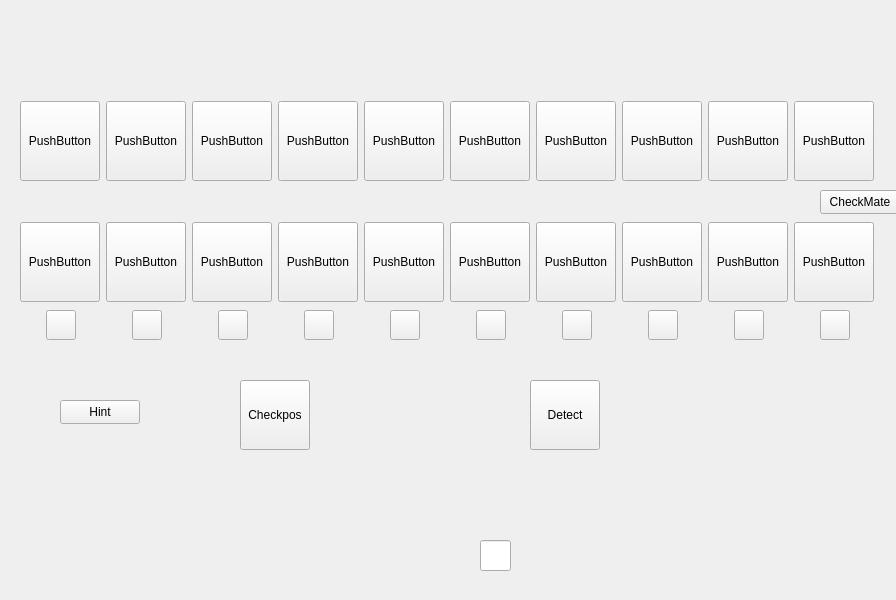
<?xml version="1.0" encoding="UTF-8"?>
<ui version="4.0">
 <class>Widget</class>
 <widget class="QWidget" name="Widget">
  <property name="geometry">
   <rect>
    <x>0</x>
    <y>0</y>
    <width>896</width>
    <height>600</height>
   </rect>
  </property>
  <property name="windowTitle">
   <string>Widget</string>
  </property>
  <widget class="QPushButton" name="CheckMate">
   <property name="geometry">
    <rect>
     <x>820</x>
     <y>190</y>
     <width>80</width>
     <height>24</height>
    </rect>
   </property>
   <property name="text">
    <string>CheckMate</string>
   </property>
  </widget>
  <widget class="QWidget" name="layoutWidget">
   <property name="geometry">
    <rect>
     <x>20</x>
     <y>100</y>
     <width>856</width>
     <height>82</height>
    </rect>
   </property>
   <layout class="QHBoxLayout" name="horizontalLayout_3">
    <item>
     <widget class="QPushButton" name="Location0">
      <property name="minimumSize">
       <size>
        <width>80</width>
        <height>80</height>
       </size>
      </property>
      <property name="maximumSize">
       <size>
        <width>80</width>
        <height>80</height>
       </size>
      </property>
      <property name="text">
       <string>PushButton</string>
      </property>
      <property name="iconSize">
       <size>
        <width>40</width>
        <height>40</height>
       </size>
      </property>
     </widget>
    </item>
    <item>
     <widget class="QPushButton" name="Location1">
      <property name="minimumSize">
       <size>
        <width>80</width>
        <height>80</height>
       </size>
      </property>
      <property name="maximumSize">
       <size>
        <width>80</width>
        <height>80</height>
       </size>
      </property>
      <property name="text">
       <string>PushButton</string>
      </property>
      <property name="iconSize">
       <size>
        <width>40</width>
        <height>40</height>
       </size>
      </property>
     </widget>
    </item>
    <item>
     <widget class="QPushButton" name="Location2">
      <property name="minimumSize">
       <size>
        <width>80</width>
        <height>80</height>
       </size>
      </property>
      <property name="maximumSize">
       <size>
        <width>80</width>
        <height>80</height>
       </size>
      </property>
      <property name="text">
       <string>PushButton</string>
      </property>
      <property name="iconSize">
       <size>
        <width>40</width>
        <height>40</height>
       </size>
      </property>
     </widget>
    </item>
    <item>
     <widget class="QPushButton" name="Location3">
      <property name="minimumSize">
       <size>
        <width>80</width>
        <height>80</height>
       </size>
      </property>
      <property name="maximumSize">
       <size>
        <width>80</width>
        <height>80</height>
       </size>
      </property>
      <property name="text">
       <string>PushButton</string>
      </property>
      <property name="iconSize">
       <size>
        <width>40</width>
        <height>40</height>
       </size>
      </property>
     </widget>
    </item>
    <item>
     <widget class="QPushButton" name="Location4">
      <property name="minimumSize">
       <size>
        <width>80</width>
        <height>80</height>
       </size>
      </property>
      <property name="maximumSize">
       <size>
        <width>80</width>
        <height>80</height>
       </size>
      </property>
      <property name="text">
       <string>PushButton</string>
      </property>
      <property name="iconSize">
       <size>
        <width>40</width>
        <height>40</height>
       </size>
      </property>
     </widget>
    </item>
    <item>
     <widget class="QPushButton" name="Location5">
      <property name="minimumSize">
       <size>
        <width>80</width>
        <height>80</height>
       </size>
      </property>
      <property name="maximumSize">
       <size>
        <width>80</width>
        <height>80</height>
       </size>
      </property>
      <property name="text">
       <string>PushButton</string>
      </property>
      <property name="iconSize">
       <size>
        <width>40</width>
        <height>40</height>
       </size>
      </property>
     </widget>
    </item>
    <item>
     <widget class="QPushButton" name="Location6">
      <property name="minimumSize">
       <size>
        <width>80</width>
        <height>80</height>
       </size>
      </property>
      <property name="maximumSize">
       <size>
        <width>80</width>
        <height>80</height>
       </size>
      </property>
      <property name="text">
       <string>PushButton</string>
      </property>
      <property name="iconSize">
       <size>
        <width>40</width>
        <height>40</height>
       </size>
      </property>
     </widget>
    </item>
    <item>
     <widget class="QPushButton" name="Location7">
      <property name="minimumSize">
       <size>
        <width>80</width>
        <height>80</height>
       </size>
      </property>
      <property name="maximumSize">
       <size>
        <width>80</width>
        <height>80</height>
       </size>
      </property>
      <property name="text">
       <string>PushButton</string>
      </property>
      <property name="iconSize">
       <size>
        <width>40</width>
        <height>40</height>
       </size>
      </property>
     </widget>
    </item>
    <item>
     <widget class="QPushButton" name="Location8">
      <property name="minimumSize">
       <size>
        <width>80</width>
        <height>80</height>
       </size>
      </property>
      <property name="maximumSize">
       <size>
        <width>80</width>
        <height>80</height>
       </size>
      </property>
      <property name="text">
       <string>PushButton</string>
      </property>
      <property name="iconSize">
       <size>
        <width>40</width>
        <height>40</height>
       </size>
      </property>
     </widget>
    </item>
    <item>
     <widget class="QPushButton" name="Location9">
      <property name="minimumSize">
       <size>
        <width>80</width>
        <height>80</height>
       </size>
      </property>
      <property name="maximumSize">
       <size>
        <width>80</width>
        <height>80</height>
       </size>
      </property>
      <property name="text">
       <string>PushButton</string>
      </property>
      <property name="iconSize">
       <size>
        <width>40</width>
        <height>40</height>
       </size>
      </property>
     </widget>
    </item>
   </layout>
  </widget>
  <widget class="QPushButton" name="Checkpos">
   <property name="geometry">
    <rect>
     <x>240</x>
     <y>380</y>
     <width>70</width>
     <height>70</height>
    </rect>
   </property>
   <property name="text">
    <string>Checkpos</string>
   </property>
  </widget>
  <widget class="QPushButton" name="Detect">
   <property name="geometry">
    <rect>
     <x>530</x>
     <y>380</y>
     <width>70</width>
     <height>70</height>
    </rect>
   </property>
   <property name="text">
    <string>Detect</string>
   </property>
  </widget>
  <widget class="QPushButton" name="Hint">
   <property name="geometry">
    <rect>
     <x>60</x>
     <y>400</y>
     <width>80</width>
     <height>24</height>
    </rect>
   </property>
   <property name="text">
    <string>Hint</string>
   </property>
  </widget>
  <widget class="QLabel" name="label">
   <property name="geometry">
    <rect>
     <x>340</x>
     <y>360</y>
     <width>161</width>
     <height>201</height>
    </rect>
   </property>
   <property name="styleSheet">
    <string notr="true">image: url(:/Nahida3.jpg);
image: url(:/photo/Nahida3.jpg);</string>
   </property>
   <property name="text">
    <string/>
   </property>
  </widget>
  <widget class="QLineEdit" name="HP">
   <property name="geometry">
    <rect>
     <x>480</x>
     <y>540</y>
     <width>31</width>
     <height>31</height>
    </rect>
   </property>
  </widget>
  <widget class="QLabel" name="Background">
   <property name="geometry">
    <rect>
     <x>-7</x>
     <y>-5</y>
     <width>911</width>
     <height>611</height>
    </rect>
   </property>
   <property name="styleSheet">
    <string notr="true">border-image: url(:/photo/Castle1.png);</string>
   </property>
   <property name="text">
    <string/>
   </property>
  </widget>
  <widget class="QWidget" name="verticalLayoutWidget">
   <property name="geometry">
    <rect>
     <x>20</x>
     <y>220</y>
     <width>861</width>
     <height>122</height>
    </rect>
   </property>
   <layout class="QVBoxLayout" name="verticalLayout">
    <item>
     <layout class="QHBoxLayout" name="horizontalLayout">
      <item>
       <widget class="QPushButton" name="Minion0">
        <property name="minimumSize">
         <size>
          <width>80</width>
          <height>80</height>
         </size>
        </property>
        <property name="maximumSize">
         <size>
          <width>80</width>
          <height>80</height>
         </size>
        </property>
        <property name="text">
         <string>PushButton</string>
        </property>
        <property name="iconSize">
         <size>
          <width>40</width>
          <height>40</height>
         </size>
        </property>
       </widget>
      </item>
      <item>
       <widget class="QPushButton" name="Minion1">
        <property name="minimumSize">
         <size>
          <width>80</width>
          <height>80</height>
         </size>
        </property>
        <property name="maximumSize">
         <size>
          <width>80</width>
          <height>80</height>
         </size>
        </property>
        <property name="text">
         <string>PushButton</string>
        </property>
        <property name="iconSize">
         <size>
          <width>40</width>
          <height>40</height>
         </size>
        </property>
       </widget>
      </item>
      <item>
       <widget class="QPushButton" name="Minion2">
        <property name="minimumSize">
         <size>
          <width>80</width>
          <height>80</height>
         </size>
        </property>
        <property name="maximumSize">
         <size>
          <width>80</width>
          <height>80</height>
         </size>
        </property>
        <property name="text">
         <string>PushButton</string>
        </property>
        <property name="iconSize">
         <size>
          <width>40</width>
          <height>40</height>
         </size>
        </property>
       </widget>
      </item>
      <item>
       <widget class="QPushButton" name="Minion3">
        <property name="minimumSize">
         <size>
          <width>80</width>
          <height>80</height>
         </size>
        </property>
        <property name="maximumSize">
         <size>
          <width>80</width>
          <height>80</height>
         </size>
        </property>
        <property name="styleSheet">
         <string notr="true"/>
        </property>
        <property name="text">
         <string>PushButton</string>
        </property>
        <property name="iconSize">
         <size>
          <width>40</width>
          <height>40</height>
         </size>
        </property>
       </widget>
      </item>
      <item>
       <widget class="QPushButton" name="Minion4">
        <property name="minimumSize">
         <size>
          <width>80</width>
          <height>80</height>
         </size>
        </property>
        <property name="maximumSize">
         <size>
          <width>80</width>
          <height>80</height>
         </size>
        </property>
        <property name="styleSheet">
         <string notr="true"/>
        </property>
        <property name="text">
         <string>PushButton</string>
        </property>
        <property name="iconSize">
         <size>
          <width>40</width>
          <height>40</height>
         </size>
        </property>
       </widget>
      </item>
      <item>
       <widget class="QPushButton" name="Minion5">
        <property name="minimumSize">
         <size>
          <width>80</width>
          <height>80</height>
         </size>
        </property>
        <property name="maximumSize">
         <size>
          <width>80</width>
          <height>80</height>
         </size>
        </property>
        <property name="text">
         <string>PushButton</string>
        </property>
        <property name="iconSize">
         <size>
          <width>40</width>
          <height>40</height>
         </size>
        </property>
       </widget>
      </item>
      <item>
       <widget class="QPushButton" name="Minion6">
        <property name="minimumSize">
         <size>
          <width>80</width>
          <height>80</height>
         </size>
        </property>
        <property name="maximumSize">
         <size>
          <width>80</width>
          <height>80</height>
         </size>
        </property>
        <property name="text">
         <string>PushButton</string>
        </property>
        <property name="iconSize">
         <size>
          <width>40</width>
          <height>40</height>
         </size>
        </property>
       </widget>
      </item>
      <item>
       <widget class="QPushButton" name="Minion7">
        <property name="minimumSize">
         <size>
          <width>80</width>
          <height>80</height>
         </size>
        </property>
        <property name="maximumSize">
         <size>
          <width>80</width>
          <height>80</height>
         </size>
        </property>
        <property name="text">
         <string>PushButton</string>
        </property>
        <property name="iconSize">
         <size>
          <width>40</width>
          <height>40</height>
         </size>
        </property>
       </widget>
      </item>
      <item>
       <widget class="QPushButton" name="Minion8">
        <property name="minimumSize">
         <size>
          <width>80</width>
          <height>80</height>
         </size>
        </property>
        <property name="maximumSize">
         <size>
          <width>80</width>
          <height>80</height>
         </size>
        </property>
        <property name="text">
         <string>PushButton</string>
        </property>
        <property name="iconSize">
         <size>
          <width>40</width>
          <height>40</height>
         </size>
        </property>
       </widget>
      </item>
      <item>
       <widget class="QPushButton" name="Minion9">
        <property name="minimumSize">
         <size>
          <width>80</width>
          <height>80</height>
         </size>
        </property>
        <property name="maximumSize">
         <size>
          <width>80</width>
          <height>80</height>
         </size>
        </property>
        <property name="text">
         <string>PushButton</string>
        </property>
        <property name="iconSize">
         <size>
          <width>40</width>
          <height>40</height>
         </size>
        </property>
       </widget>
      </item>
     </layout>
    </item>
    <item>
     <layout class="QHBoxLayout" name="horizontalLayout_2">
      <property name="spacing">
       <number>30</number>
      </property>
      <property name="sizeConstraint">
       <enum>QLayout::SetFixedSize</enum>
      </property>
      <item>
       <widget class="QPushButton" name="Mark0">
        <property name="sizePolicy">
         <sizepolicy hsizetype="Fixed" vsizetype="Fixed">
          <horstretch>0</horstretch>
          <verstretch>0</verstretch>
         </sizepolicy>
        </property>
        <property name="minimumSize">
         <size>
          <width>30</width>
          <height>30</height>
         </size>
        </property>
        <property name="maximumSize">
         <size>
          <width>30</width>
          <height>30</height>
         </size>
        </property>
        <property name="text">
         <string/>
        </property>
        <property name="iconSize">
         <size>
          <width>25</width>
          <height>25</height>
         </size>
        </property>
       </widget>
      </item>
      <item>
       <widget class="QPushButton" name="Mark1">
        <property name="minimumSize">
         <size>
          <width>30</width>
          <height>30</height>
         </size>
        </property>
        <property name="maximumSize">
         <size>
          <width>30</width>
          <height>30</height>
         </size>
        </property>
        <property name="text">
         <string/>
        </property>
        <property name="iconSize">
         <size>
          <width>25</width>
          <height>25</height>
         </size>
        </property>
       </widget>
      </item>
      <item>
       <widget class="QPushButton" name="Mark2">
        <property name="minimumSize">
         <size>
          <width>30</width>
          <height>30</height>
         </size>
        </property>
        <property name="maximumSize">
         <size>
          <width>30</width>
          <height>30</height>
         </size>
        </property>
        <property name="text">
         <string/>
        </property>
        <property name="iconSize">
         <size>
          <width>25</width>
          <height>25</height>
         </size>
        </property>
       </widget>
      </item>
      <item>
       <widget class="QPushButton" name="Mark3">
        <property name="minimumSize">
         <size>
          <width>30</width>
          <height>30</height>
         </size>
        </property>
        <property name="maximumSize">
         <size>
          <width>30</width>
          <height>30</height>
         </size>
        </property>
        <property name="text">
         <string/>
        </property>
        <property name="iconSize">
         <size>
          <width>25</width>
          <height>25</height>
         </size>
        </property>
       </widget>
      </item>
      <item>
       <widget class="QPushButton" name="Mark4">
        <property name="minimumSize">
         <size>
          <width>30</width>
          <height>30</height>
         </size>
        </property>
        <property name="maximumSize">
         <size>
          <width>30</width>
          <height>30</height>
         </size>
        </property>
        <property name="text">
         <string/>
        </property>
        <property name="iconSize">
         <size>
          <width>25</width>
          <height>25</height>
         </size>
        </property>
       </widget>
      </item>
      <item>
       <widget class="QPushButton" name="Mark5">
        <property name="minimumSize">
         <size>
          <width>30</width>
          <height>30</height>
         </size>
        </property>
        <property name="maximumSize">
         <size>
          <width>30</width>
          <height>30</height>
         </size>
        </property>
        <property name="text">
         <string/>
        </property>
        <property name="iconSize">
         <size>
          <width>25</width>
          <height>25</height>
         </size>
        </property>
       </widget>
      </item>
      <item>
       <widget class="QPushButton" name="Mark6">
        <property name="minimumSize">
         <size>
          <width>30</width>
          <height>30</height>
         </size>
        </property>
        <property name="maximumSize">
         <size>
          <width>30</width>
          <height>30</height>
         </size>
        </property>
        <property name="text">
         <string/>
        </property>
        <property name="iconSize">
         <size>
          <width>25</width>
          <height>25</height>
         </size>
        </property>
       </widget>
      </item>
      <item>
       <widget class="QPushButton" name="Mark7">
        <property name="minimumSize">
         <size>
          <width>30</width>
          <height>30</height>
         </size>
        </property>
        <property name="maximumSize">
         <size>
          <width>30</width>
          <height>30</height>
         </size>
        </property>
        <property name="text">
         <string/>
        </property>
        <property name="iconSize">
         <size>
          <width>25</width>
          <height>25</height>
         </size>
        </property>
       </widget>
      </item>
      <item>
       <widget class="QPushButton" name="Mark8">
        <property name="minimumSize">
         <size>
          <width>30</width>
          <height>30</height>
         </size>
        </property>
        <property name="maximumSize">
         <size>
          <width>30</width>
          <height>30</height>
         </size>
        </property>
        <property name="text">
         <string/>
        </property>
        <property name="iconSize">
         <size>
          <width>25</width>
          <height>25</height>
         </size>
        </property>
       </widget>
      </item>
      <item>
       <widget class="QPushButton" name="Mark9">
        <property name="minimumSize">
         <size>
          <width>30</width>
          <height>30</height>
         </size>
        </property>
        <property name="maximumSize">
         <size>
          <width>30</width>
          <height>30</height>
         </size>
        </property>
        <property name="text">
         <string/>
        </property>
        <property name="iconSize">
         <size>
          <width>25</width>
          <height>25</height>
         </size>
        </property>
       </widget>
      </item>
     </layout>
    </item>
   </layout>
  </widget>
  <zorder>Background</zorder>
  <zorder>CheckMate</zorder>
  <zorder>layoutWidget</zorder>
  <zorder>Checkpos</zorder>
  <zorder>Detect</zorder>
  <zorder>Hint</zorder>
  <zorder>label</zorder>
  <zorder>HP</zorder>
  <zorder>verticalLayoutWidget</zorder>
 </widget>
 <resources/>
 <connections/>
</ui>
